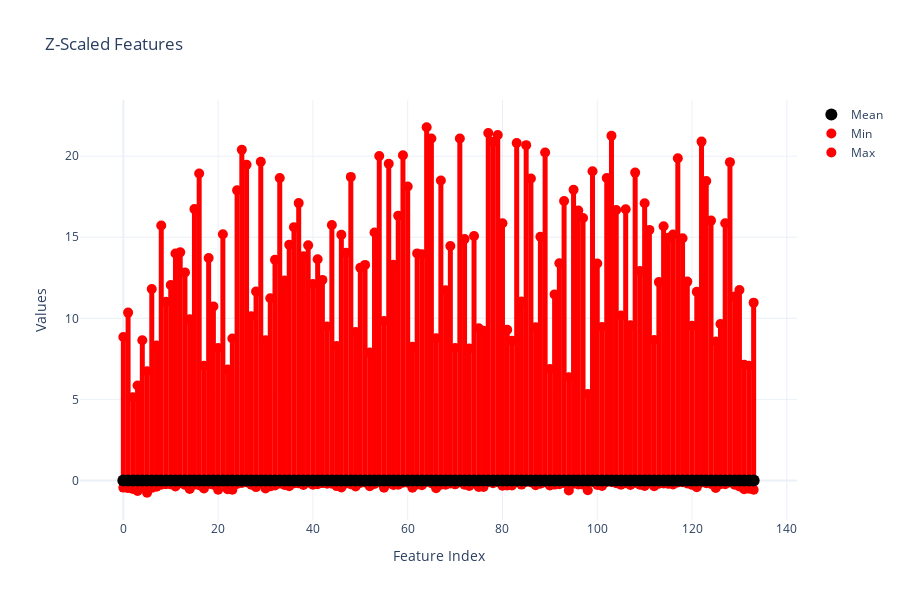
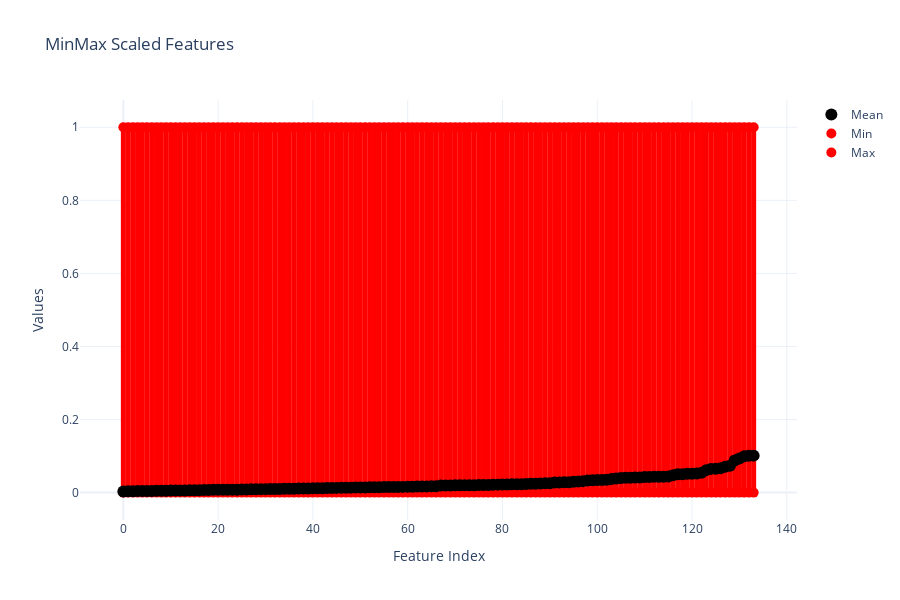

Notebook code cell kept with these figures, in order:
### Code cell
plot_feature_spans(bacteria_zscaled, title="Z-Scaled Features")
plot_feature_spans(bacteria_mmscaled, title="MinMax Scaled Features")
